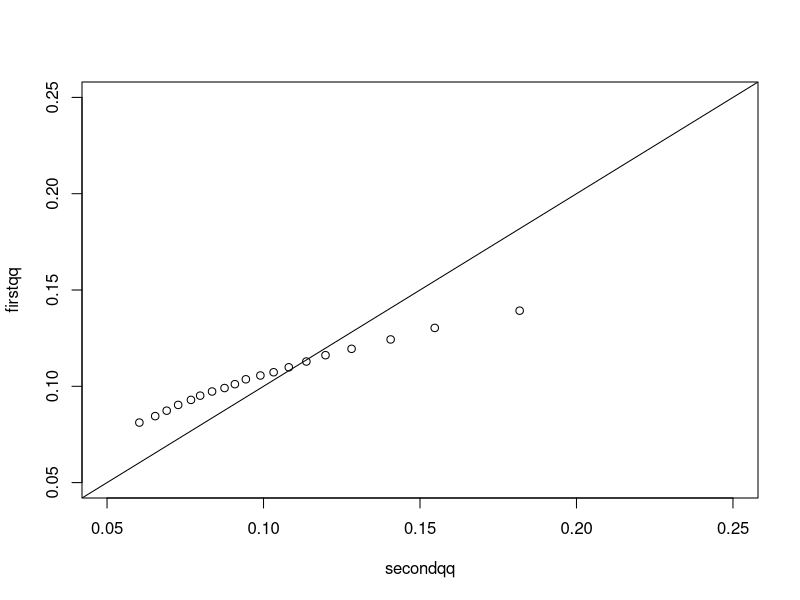
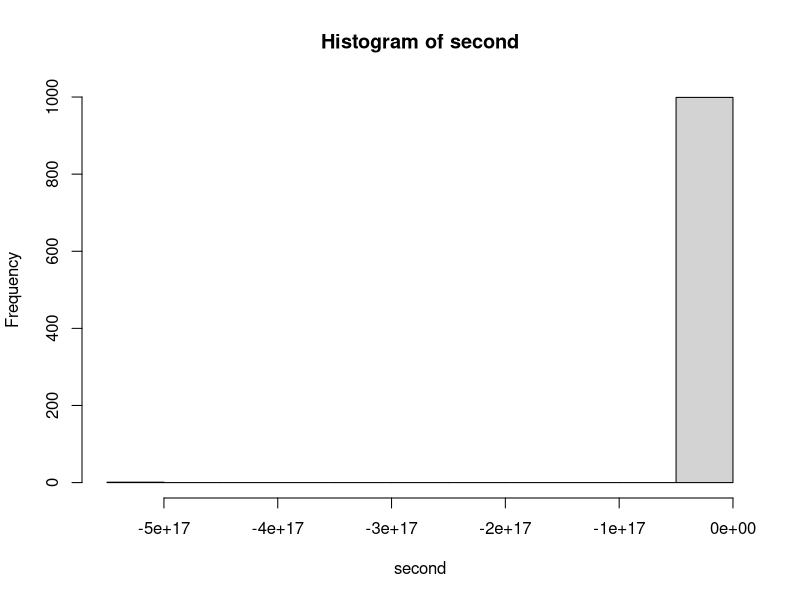

Source code (R) for these figures, in order: (Note: this script raises an error after producing the figures.)
## ---- chunk 1

cauchy.mle <- function(x,start,eps=1.e-8,max.iter=50){
  if (missing(start)) start <- median(x)
  theta <- start
  n <- length(x)
  score <- sum(2*(x-theta)/(1+(x-theta)^2))
  iter <- 1
  conv <- T
  while (abs(score)>eps && iter<=max.iter){
    info <- sum((2-2*(x-theta)^2)/(1+(x-theta)^2)^2)
    theta <- theta + score/info
    iter <- iter + 1
    score <- sum(2*(x-theta)/(1+(x-theta)^2))
    score2<-sum((2*(x-theta)/(1+(x-theta)^2))^2)
  }
  if (abs(score)>eps) {
    print("No Convergence")
    conv <- F
  }
  loglik <- -sum(log(1+(x-theta)^2))
  info <- sum((2-2*(x-theta)^2)/(1+(x-theta)^2)^2)
  r <- list(theta=theta,loglik=loglik,score=score,score2=score2,info=info,convergence=conv)
  r
}
first <- NULL
second <- NULL
mle<-c()
for(i in 1: 1000){
 x<- rcauchy(20)
 r2 <- cauchy.mle(x,start=median(x),max.iter=100)
 mle<-c(mle,r2$theta)
 first <- c(first,1/r2$score2)
 second<-c(second,1/r2$info)
}

firstqq<-quantile(first, probs=seq(0.05,1, by=0.05))
secondqq<-quantile(second, probs=seq(0.05,1, by=0.05))
re<-data.frame(mle,first,second)
var(mle[which(second<secondqq[1])])
#second
#theta=20
#3integrate(function(x){(2*(x-theta)/(1+(x-theta)^2))^2*dcauchy(x,theta,1)},lower=-Inf, upper=Inf ,abs.tol=1.e-8)$value*20
##mlevar<-first^2*d
qqplot(secondqq,firstqq,xlim=c(0.05,0.25),ylim=c(0.05,0.25))
abline(0,1)
#?abline
#?qqplot
## ---- chunk 2
mle<-c()
con <- NA
all(con)
k <- which(con==FALSE)
mle[k]
second[k]
hist(second)

firstqq<-quantile(first, probs=seq(0.05,1, by=0.05))
secondqq<-quantile(second, probs=seq(0.05,1, by=0.05))
re<-data.frame(mle,first,second)
var(mle[which(second<secondqq[1])])
k <- which(abs(second) > 1 )
second[k]
mle[k]
var(mle[-k])

hist(mle)
k <- which(abs(mle) > 1)
which(second<0)

for (bk in seq(0,1,0.01)){
  second < bk
}

cut(second,breaks=seq(-1,1,0.01))
mean(mle[second < 0.18 & second>0.17]^2)
var(mle[second < 0.18 & second>0.17])
var(mle[second < 0.177 & second>0.173])
var(mle[second < 0.2 & second>0.1])

ct <- seq(0,1,0.1)
vv <- c()
for (i in 2:length(ct)){
  if (i ==2 ){v <- var(mle[second <-ct[i] & abs(second) > ct[i-1]])}
  else {v <- var(mle[second <-ct[i] & second > ct[i-1]])}
  vv <- c(vv,v)
}

vv
